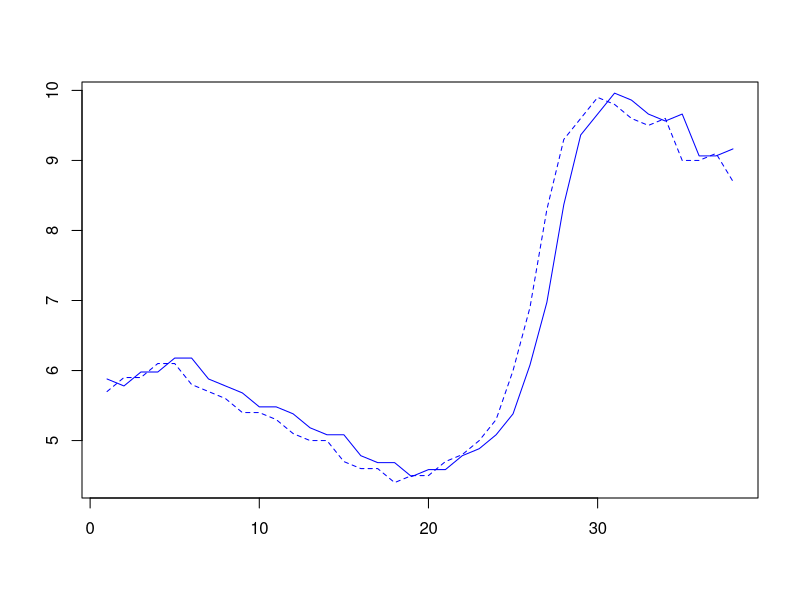

Here is the R script that generated this plot:
# urate_ar.r
urate = matrix(c(5.7,5.8,5.7,5.9,5.9,6.1,6.1,5.8,5.7,5.6,5.4,5.4,5.3,5.1,5.0,5.0,4.7,4.6,4.6,4.4,4.5,4.5,4.7,4.8, 5.0,5.3,6.0,6.9,8.3,9.3,9.6,9.9,9.8,9.6,9.5,9.6,9.0,9.0,9.1,8.7));
y = matrix(urate[3:nrow(urate)]);
T = length(y);
X = cbind(matrix(rep(1,T)), matrix(urate[2:(nrow(urate)-1)]));
rhohat = solve((t(X)%*%X),(t(X)%*%y));
yhat1 = X %*% rhohat;                 # fitted values
uhat = y-yhat1;                   # residuals
sig2hat = t(uhat) %*% uhat/T;
#win.graph() #------------>For Windows users
quartz()#---------------->For Mac users
plot(y,type='l',lty=2,col='blue',xlab='',ylab='');
lines(yhat1,col='blue');
